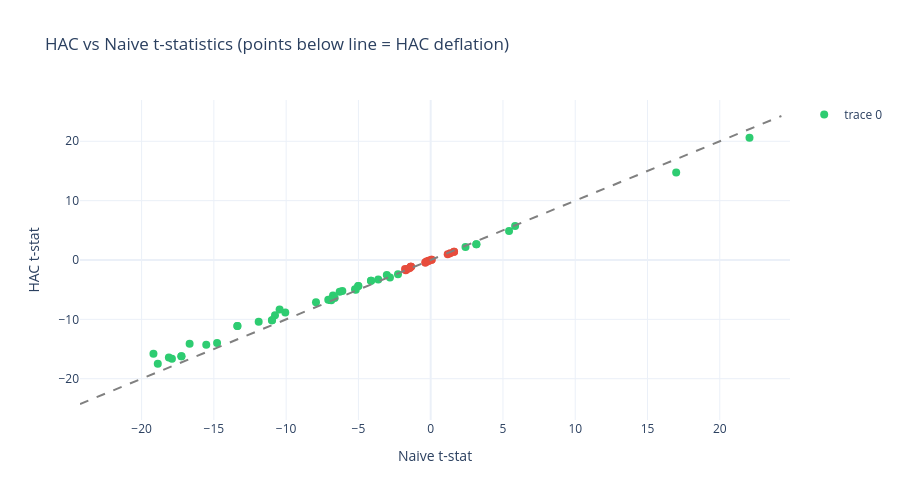

This figure's notebook cell:
### Markdown cell above
### HAC vs Naive t-statistics

### Code cell
if ic_results:
    fig = go.Figure()
    fig.add_trace(
        go.Scatter(
            x=eval_summary["naive_tstat"].to_list(),
            y=eval_summary["hac_tstat"].to_list(),
            mode="markers",
            text=eval_summary["feature"].to_list(),
            marker=dict(
                color=[
                    "#2ecc71" if s else "#e74c3c"
                    for s in eval_summary["significant_fdr05"].to_list()
                ],
                size=8,
            ),
        )
    )
    _max_t = (
        max(
            abs(eval_summary["naive_tstat"].max()),
            abs(eval_summary["hac_tstat"].max()),
        )
        * 1.1
    )
    fig.add_trace(
        go.Scatter(
            x=[-_max_t, _max_t],
            y=[-_max_t, _max_t],
            mode="lines",
            line=dict(dash="dash", color="gray"),
            showlegend=False,
        )
    )
    fig.update_layout(
        title="HAC vs Naive t-statistics (points below line = HAC deflation)",
        xaxis_title="Naive t-stat",
        yaxis_title="HAC t-stat",
        template="plotly_white",
        height=500,
    )
    fig.show()

### Figure 1 — Plotly figure (JSON) as saved in the notebook; plotly's stock layout.template omitted (floating-point values rounded to 4 significant figures)
{"data": [{"marker": {"color": ["#2ecc71", "#2ecc71", "#2ecc71", "#2ecc71", "#2ecc71", "#2ecc71", "#2ecc71", "#e74c3c", "#e74c3c", "#e74c3c", "#e74c3c", "#e74c3c", "#e74c3c", "#e74c3c", "#e74c3c", "#e74c3c", "#e74c3c", "#e74c3c", "#e74c3c", "#2ecc71", "#e74c3c", "#e74c3c", "#e74c3c", "#e74c3c", "#e74c3c", "#2ecc71", "#2ecc71", "#2ecc71", "#2ecc71", "#2ecc71", "#2ecc71", "#2ecc71", "#2ecc71", "#2ecc71", "#e74c3c", "#2ecc71", "#2ecc71", "#2ecc71", "#2ecc71", "#2ecc71", "#2ecc71", "#2ecc71", "#2ecc71", "#2ecc71", "#2ecc71", "#2ecc71", "#2ecc71", "#2ecc71", "#2ecc71", "#2ecc71", "#2ecc71", "#2ecc71", "#2ecc71", "#2ecc71", "#2ecc71", "#2ecc71", "#2ecc71", "#2ecc71", "#2ecc71", "#2ecc71", "#2ecc71", "#2ecc71", "#2ecc71"], "size": 8}, "mode": "markers", "text": ["contrarian_composite", "volume_ratio", "quality_composite", "past_ret_12m_skip", "sharpe_rank_252d", "sharpe_252d", "mom12m_x_size", "past_ret_252d", "mom_rank_252d", "dist_from_52w_high", "sharpe_189d", "adx_14", "mom_x_size", "sharpe_rank_126d", "sharpe_126d", "past_ret_189d", "size_rank", "liq_rank", "vol_ratio_medium", "vol_ratio_short", "past_ret_126d", "mom_rank_126d", "mom_zscore_6m", "mom_accel_short", "momentum_composite", "illiq_rank", "mom_accel_medium", "sma_ratio_200", "sharpe_rank_63d", "sharpe_63d", "mom_accel_long", "past_ret_63d", "mom_rank_63d", "sharpe_42d", "macd_pct", "sma_ratio_100", "past_ret_42d", "dist_from_52w_low", "natr_14", "sharpe_21d", "sma_ratio_50", "cci_20", "vol_21d", "past_ret_21d", "mom_rank_21d", "mom_rev_spread", "vol_252d", "vol_63d", "vol_zscore", "vol_rank", "vol_126d", "rsi_rank", "rsi_14", "past_ret_10d", "rsi_7", "ema_ratio_26", "sma_ratio_20", "stoch_k_14", "past_ret_5d", "reversal_rank", "kama_ratio_10", "ema_ratio_12", "sma_ratio_10"], "type": "scatter", "x": [16.98, 22.06, 5.839, 5.421, 3.161, 3.16, 2.408, 1.617, 1.616, 1.35, 1.177, 0.05723, 0.06775, -0.1363, -0.1398, -0.2876, -0.3658, -0.3658, -1.725, -2.262, -1.364, -1.374, -1.375, -1.65, -1.772, -2.819, -3.628, -3.035, -4.126, -4.131, -5.235, -5.004, -5.016, -6.114, -1.476, -6.298, -6.758, -7.085, -5.183, -10.77, -10.06, -11.9, -6.877, -10.98, -10.98, -10.45, -6.644, -6.951, -6.953, -6.953, -6.912, -13.37, -13.37, -14.78, -16.68, -7.935, -15.53, -19.18, -17.24, -17.25, -17.9, -18.11, -18.88], "y": [14.76, 20.62, 5.728, 4.881, 2.639, 2.638, 2.206, 1.389, 1.388, 1.155, 0.9755, 0.06004, 0.06231, -0.1117, -0.1146, -0.2459, -0.405, -0.405, -1.734, -2.385, -1.148, -1.156, -1.157, -1.555, -1.499, -2.968, -3.3, -2.543, -3.489, -3.494, -4.928, -4.378, -4.389, -5.223, -1.41, -5.37, -6.0, -6.696, -5.011, -9.324, -8.832, -10.4, -6.766, -10.13, -10.14, -8.352, -6.382, -6.701, -6.703, -6.703, -6.643, -11.13, -11.13, -14.0, -14.09, -7.115, -14.3, -15.81, -16.2, -16.21, -16.62, -16.41, -17.47]}, {"line": {"color": "gray", "dash": "dash"}, "mode": "lines", "showlegend": false, "type": "scatter", "x": [-24.26, 24.26], "y": [-24.26, 24.26]}], "layout": {"height": 500, "title": {"text": "HAC vs Naive t-statistics (points below line = HAC deflation)"}, "xaxis": {"title": {"text": "Naive t-stat"}}, "yaxis": {"title": {"text": "HAC t-stat"}}}}
